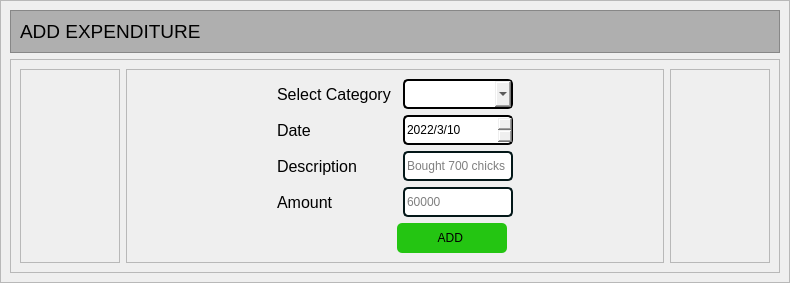
                  <widget class="QWidget" name="pageAddExpense">
                   <layout class="QVBoxLayout" name="verticalLayout_68">
                    <property name="spacing">
                     <number>0</number>
                    </property>
                    <property name="leftMargin">
                     <number>0</number>
                    </property>
                    <property name="topMargin">
                     <number>0</number>
                    </property>
                    <property name="rightMargin">
                     <number>0</number>
                    </property>
                    <property name="bottomMargin">
                     <number>0</number>
                    </property>
                    <item>
                     <widget class="QFrame" name="frame_137">
                      <property name="frameShape">
                       <enum>QFrame::StyledPanel</enum>
                      </property>
                      <property name="frameShadow">
                       <enum>QFrame::Raised</enum>
                      </property>
                      <layout class="QVBoxLayout" name="verticalLayout_70">
                       <item>
                        <widget class="QFrame" name="frame_142">
                         <property name="maximumSize">
                          <size>
                           <width>16777215</width>
                           <height>80</height>
                          </size>
                         </property>
                         <property name="styleSheet">
                          <string notr="true">background-color: rgb(175, 175, 175);</string>
                         </property>
                         <property name="frameShape">
                          <enum>QFrame::StyledPanel</enum>
                         </property>
                         <property name="frameShadow">
                          <enum>QFrame::Raised</enum>
                         </property>
                         <layout class="QVBoxLayout" name="verticalLayout_69">
                          <item>
                           <widget class="QLabel" name="label_61">
                            <property name="font">
                             <font>
                              <pointsize>14</pointsize>
                             </font>
                            </property>
                            <property name="text">
                             <string>ADD EXPENDITURE</string>
                            </property>
                           </widget>
                          </item>
                         </layout>
                        </widget>
                       </item>
                       <item>
                        <widget class="QFrame" name="frame_138">
                         <property name="frameShape">
                          <enum>QFrame::StyledPanel</enum>
                         </property>
                         <property name="frameShadow">
                          <enum>QFrame::Raised</enum>
                         </property>
                         <layout class="QHBoxLayout" name="horizontalLayout_54">
                          <item>
                           <widget class="QFrame" name="frame_139">
                            <property name="minimumSize">
                             <size>
                              <width>100</width>
                              <height>0</height>
                             </size>
                            </property>
                            <property name="maximumSize">
                             <size>
                              <width>200</width>
                              <height>16777215</height>
                             </size>
                            </property>
                            <property name="frameShape">
                             <enum>QFrame::StyledPanel</enum>
                            </property>
                            <property name="frameShadow">
                             <enum>QFrame::Raised</enum>
                            </property>
                           </widget>
                          </item>
                          <item>
                           <widget class="QFrame" name="frame_140">
                            <property name="frameShape">
                             <enum>QFrame::StyledPanel</enum>
                            </property>
                            <property name="frameShadow">
                             <enum>QFrame::Raised</enum>
                            </property>
                            <layout class="QGridLayout" name="gridLayout_4">
                             <property name="leftMargin">
                              <number>150</number>
                             </property>
                             <property name="rightMargin">
                              <number>150</number>
                             </property>
                             <item row="6" column="1" colspan="2">
                              <widget class="QPushButton" name="btn_pageAddExpense_add">
                               <property name="minimumSize">
                                <size>
                                 <width>0</width>
                                 <height>30</height>
                                </size>
                               </property>
                               <property name="maximumSize">
                                <size>
                                 <width>110</width>
                                 <height>16777215</height>
                                </size>
                               </property>
                               <property name="styleSheet">
                                <string notr="true">background-color: rgb(36, 197, 18);
border-radius: 5px</string>
                               </property>
                               <property name="text">
                                <string>ADD </string>
                               </property>
                              </widget>
                             </item>
                             <item row="0" column="0">
                              <widget class="QLabel" name="label_57">
                               <property name="font">
                                <font>
                                 <pointsize>12</pointsize>
                                </font>
                               </property>
                               <property name="text">
                                <string>Select Category</string>
                               </property>
                              </widget>
                             </item>
                             <item row="5" column="0">
                              <widget class="QLabel" name="label_58">
                               <property name="font">
                                <font>
                                 <pointsize>12</pointsize>
                                </font>
                               </property>
                               <property name="text">
                                <string>Amount</string>
                               </property>
                              </widget>
                             </item>
                             <item row="3" column="2">
                              <widget class="QDateEdit" name="led_pageAddExpense_date">
                               <property name="minimumSize">
                                <size>
                                 <width>0</width>
                                 <height>30</height>
                                </size>
                               </property>
                               <property name="maximumSize">
                                <size>
                                 <width>170</width>
                                 <height>16777215</height>
                                </size>
                               </property>
                               <property name="styleSheet">
                                <string notr="true">border: 2px solid black;
border-radius:5px</string>
                               </property>
                               <property name="maximumDateTime">
                                <datetime>
                                 <hour>23</hour>
                                 <minute>59</minute>
                                 <second>59</second>
                                 <year>2023</year>
                                 <month>12</month>
                                 <day>31</day>
                                </datetime>
                               </property>
                               <property name="minimumDateTime">
                                <datetime>
                                 <hour>0</hour>
                                 <minute>0</minute>
                                 <second>0</second>
                                 <year>2022</year>
                                 <month>3</month>
                                 <day>10</day>
                                </datetime>
                               </property>
                               <property name="displayFormat">
                                <string>yyyy/M/d</string>
                               </property>
                              </widget>
                             </item>
                             <item row="3" column="0">
                              <widget class="QLabel" name="label_59">
                               <property name="font">
                                <font>
                                 <pointsize>12</pointsize>
                                </font>
                               </property>
                               <property name="text">
                                <string>Date</string>
                               </property>
                              </widget>
                             </item>
                             <item row="4" column="2">
                              <widget class="QLineEdit" name="led_pageAddExpense_Description">
                               <property name="minimumSize">
                                <size>
                                 <width>0</width>
                                 <height>30</height>
                                </size>
                               </property>
                               <property name="maximumSize">
                                <size>
                                 <width>170</width>
                                 <height>16777215</height>
                                </size>
                               </property>
                               <property name="styleSheet">
                                <string notr="true">border: 2px solid rgb(3, 23, 24);
border-radius: 5px</string>
                               </property>
                               <property name="placeholderText">
                                <string>Bought 700 chicks</string>
                               </property>
                              </widget>
                             </item>
                             <item row="4" column="0">
                              <widget class="QLabel" name="label_60">
                               <property name="font">
                                <font>
                                 <pointsize>12</pointsize>
                                </font>
                               </property>
                               <property name="text">
                                <string>Description</string>
                               </property>
                              </widget>
                             </item>
                             <item row="5" column="2">
                              <widget class="QLineEdit" name="led_pageAddExpense_amount">
                               <property name="minimumSize">
                                <size>
                                 <width>0</width>
                                 <height>30</height>
                                </size>
                               </property>
                               <property name="maximumSize">
                                <size>
                                 <width>170</width>
                                 <height>16777215</height>
                                </size>
                               </property>
                               <property name="styleSheet">
                                <string notr="true">border: 2px solid rgb(3, 23, 24);
border-radius: 5px</string>
                               </property>
                               <property name="text">
                                <string/>
                               </property>
                               <property name="placeholderText">
                                <string>60000</string>
                               </property>
                              </widget>
                             </item>
                             <item row="0" column="2">
                              <widget class="QComboBox" name="combo_pageAddExpense_Category">
                               <property name="minimumSize">
                                <size>
                                 <width>0</width>
                                 <height>30</height>
                                </size>
                               </property>
                               <property name="maximumSize">
                                <size>
                                 <width>170</width>
                                 <height>16777215</height>
                                </size>
                               </property>
                               <property name="styleSheet">
                                <string notr="true">border: 2px solid black;
border-radius:5px</string>
                               </property>
                              </widget>
                             </item>
                            </layout>
                           </widget>
                          </item>
                          <item>
                           <widget class="QFrame" name="frame_141">
                            <property name="minimumSize">
                             <size>
                              <width>100</width>
                              <height>0</height>
                             </size>
                            </property>
                            <property name="maximumSize">
                             <size>
                              <width>200</width>
                              <height>16777215</height>
                             </size>
                            </property>
                            <property name="frameShape">
                             <enum>QFrame::StyledPanel</enum>
                            </property>
                            <property name="frameShadow">
                             <enum>QFrame::Raised</enum>
                            </property>
                           </widget>
                          </item>
                         </layout>
                        </widget>
                       </item>
                      </layout>
                     </widget>
                    </item>
                   </layout>
                  </widget>
